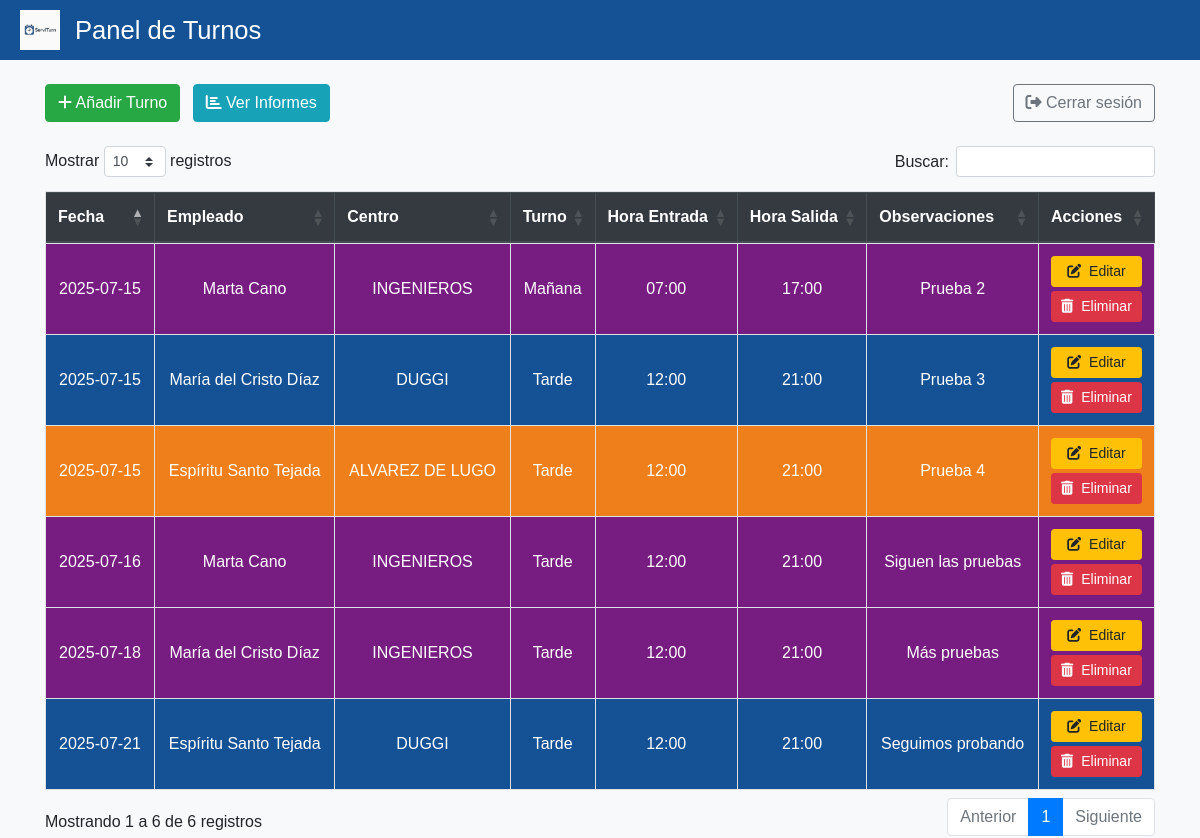
The page /panel_turnos (signed in) on the database as committed earlier.
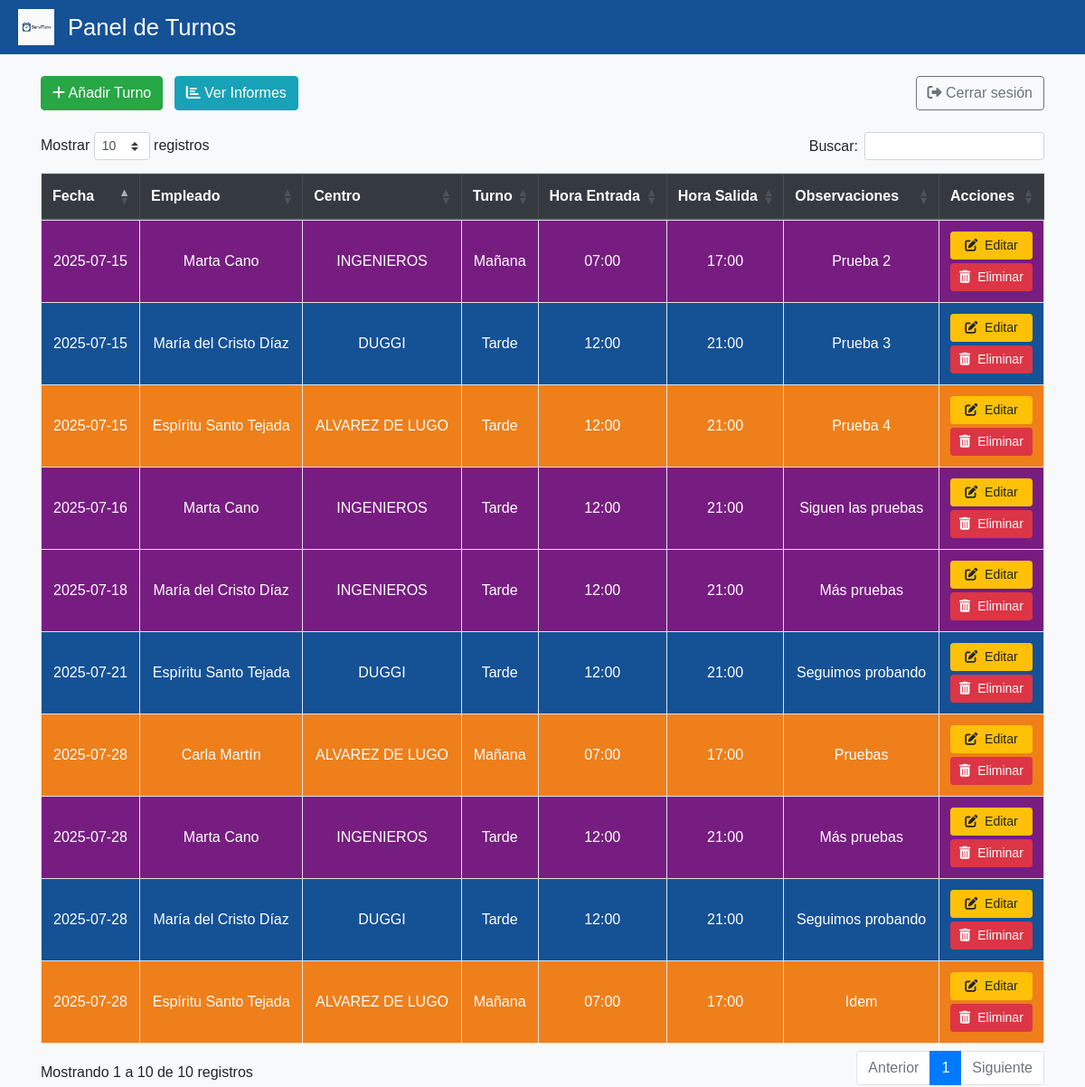
The same page on the database as committed later.
### tables this page shows
CREATE TABLE turnos (
    id INTEGER PRIMARY KEY AUTOINCREMENT,
    fecha TEXT NOT NULL,
    empleado TEXT NOT NULL,
    centro TEXT NOT NULL,
    turno TEXT NOT NULL,
    hora_entrada TEXT NOT NULL,
    hora_salida TEXT NOT NULL,
    observaciones TEXT
, dni TEXT);

### main.py (the view)
@app.route('/panel_turnos')
def panel_turnos():
    if 'usuario' not in session:
        return redirect('/login')
    mensaje = request.args.get('mensaje')
    conn = sqlite3.connect('turnos.db')
    conn.row_factory = sqlite3.Row
    cursor = conn.cursor()
    cursor.execute("SELECT * FROM turnos ORDER BY fecha DESC")
    turnos = cursor.fetchall()
    conn.close()
    turnos_con_clase = []
    for turno in turnos:
        centro = turno["centro"].strip().upper()
        if "ALVAREZ" in centro:
            clase = "alvarez"
        elif "DUGGI" in centro:
            clase = "duggi"
        elif "INGENIEROS" in centro:
            clase = "ingenieros"
        else:
            clase = ""
        turno_dict = dict(turno)
        turno_dict["centro_css"] = clase
        turnos_con_clase.append(turno_dict)
    return render_template('panel_turnos.html', turnos=turnos_con_clase, mensaje=mensaje)

### templates/panel_turnos.html (shortened to what this page needs)
<!DOCTYPE html>
<html lang="es">
<head>
    <link rel="stylesheet" href="https://cdn.jsdelivr.net/npm/bootstrap@4.6.2/dist/css/bootstrap.min.css">
    <link rel="stylesheet" href="https://cdn.datatables.net/1.13.6/css/dataTables.bootstrap4.min.css">
    <link rel="stylesheet" href="https://cdn.datatables.net/fixedheader/3.4.0/css/fixedHeader.bootstrap4.min.css">
    <link rel="stylesheet" href="https://cdnjs.cloudflare.com/ajax/libs/font-awesome/6.5.0/css/all.min.css">
</head>
<body>
<header>
    <img src="{{ url_for('static', filename='Logo_turnaam.jpeg') }}" alt="Logo ServiTurn">
    <h1>Panel de Turnos</h1>
</header>
<div class="container mt-4">
    <div class="d-flex flex-wrap justify-content-between align-items-center mb-3">
        <div>
            <a href="/formulario_turnos" class="btn btn-success mb-2"><i class="fas fa-plus"></i> Añadir Turno</a>
            <a href="/panel_informes" class="btn btn-info mb-2 ml-2"><i class="fas fa-chart-bar"></i> Ver Informes</a>
        </div>
        <a href="/logout" class="btn btn-outline-secondary mb-2"><i class="fas fa-sign-out-alt"></i> Cerrar sesión</a>
    </div>
    <div class="table-responsive">
        <table id="tabla-turnos" class="table table-bordered table-hover">
            <thead class="thead-dark">
                <tr>
                    <th>Fecha</th>
                    <th>Empleado</th>
                    <th>Centro</th>
                    <th>Turno</th>
                    <th>Hora Entrada</th>
                    <th>Hora Salida</th>
                    <th>Observaciones</th>
                    <th>Acciones</th>
                </tr>
            </thead>
            <tbody>
                {% for turno in turnos %}
                <tr class="{{ turno['centro_css'] }}">
                    <td>{{ turno['fecha'] }}</td>
                    <td>{{ turno['empleado'] }}</td>
                    <td>{{ turno['centro'] }}</td>
                    <td>{{ turno['turno'] }}</td>
                    <td>{{ turno['hora_entrada'] }}</td>
                    <td>{{ turno['hora_salida'] }}</td>
                    <td>{{ turno['observaciones'] }}</td>
                    <td>
                        <div class="d-flex flex-column">
                            <a href="{{ url_for('editar_turno', id=turno['id']) }}" class="btn btn-warning btn-sm mb-1">
                                <i class="fas fa-edit"></i> Editar
                            </a>
                            <a href="{{ url_for('eliminar_turno', id=turno['id']) }}" class="btn btn-danger btn-sm">
                                <i class="fas fa-trash-alt"></i> Eliminar
                            </a>
                        </div>
                    </td>
                </tr>
                {% endfor %}
            </tbody>
        </table>
    </div>
</div>
</body>
</html>

### templates/panel_turnos.html (style rules this page uses)
body { font-family: Arial, sans-serif; background-color: #f8f9fa; }
header { background-color: #155195; color: white; padding: 10px 20px; display: flex; align-items: center; }
header img { height: 40px; margin-right: 15px; }
h1 { margin: 0; font-size: 1.6rem; }
.alvarez { background-color: #EF7F1A !important; color: white; }
.duggi { background-color: #155195 !important; color: white; }
.ingenieros { background-color: #771D81 !important; color: white; }
table.dataTable tbody tr:nth-of-type(odd) { background-color: #f2f2f2; }
td, th { text-align: center; vertical-align: middle !important; }
.btn-sm i { margin-right: 4px; }

Rows that differ between the two databases and show on the page:
added turnos: fecha "2025-07-28", empleado "Carla Martín", centro "ALVAREZ DE LUGO", turno "Mañana", hora_entrada "07:00", hora_salida "17:00", observaciones "Pruebas"
added turnos: fecha "2025-07-28", empleado "Marta Cano", centro "INGENIEROS", turno "Tarde", hora_entrada "12:00", hora_salida "21:00", observaciones "Más pruebas"
added turnos: fecha "2025-07-28", empleado "María del Cristo Díaz", centro "DUGGI", turno "Tarde", hora_entrada "12:00", hora_salida "21:00", observaciones "Seguimos probando"
added turnos: fecha "2025-07-28", empleado "Espíritu Santo Tejada", centro "ALVAREZ DE LUGO", turno "Mañana", hora_entrada "07:00", hora_salida "17:00", observaciones "Idem"
Other text that changed with them:
text written by a page script: "Mostrar registros Buscar: Mostrando 1 a 6 de 6 registros Anterior 1 Siguiente" → "Mostrar registros Buscar: Mostrando 1 a 10 de 10 registros Anterior 1 Siguiente"
